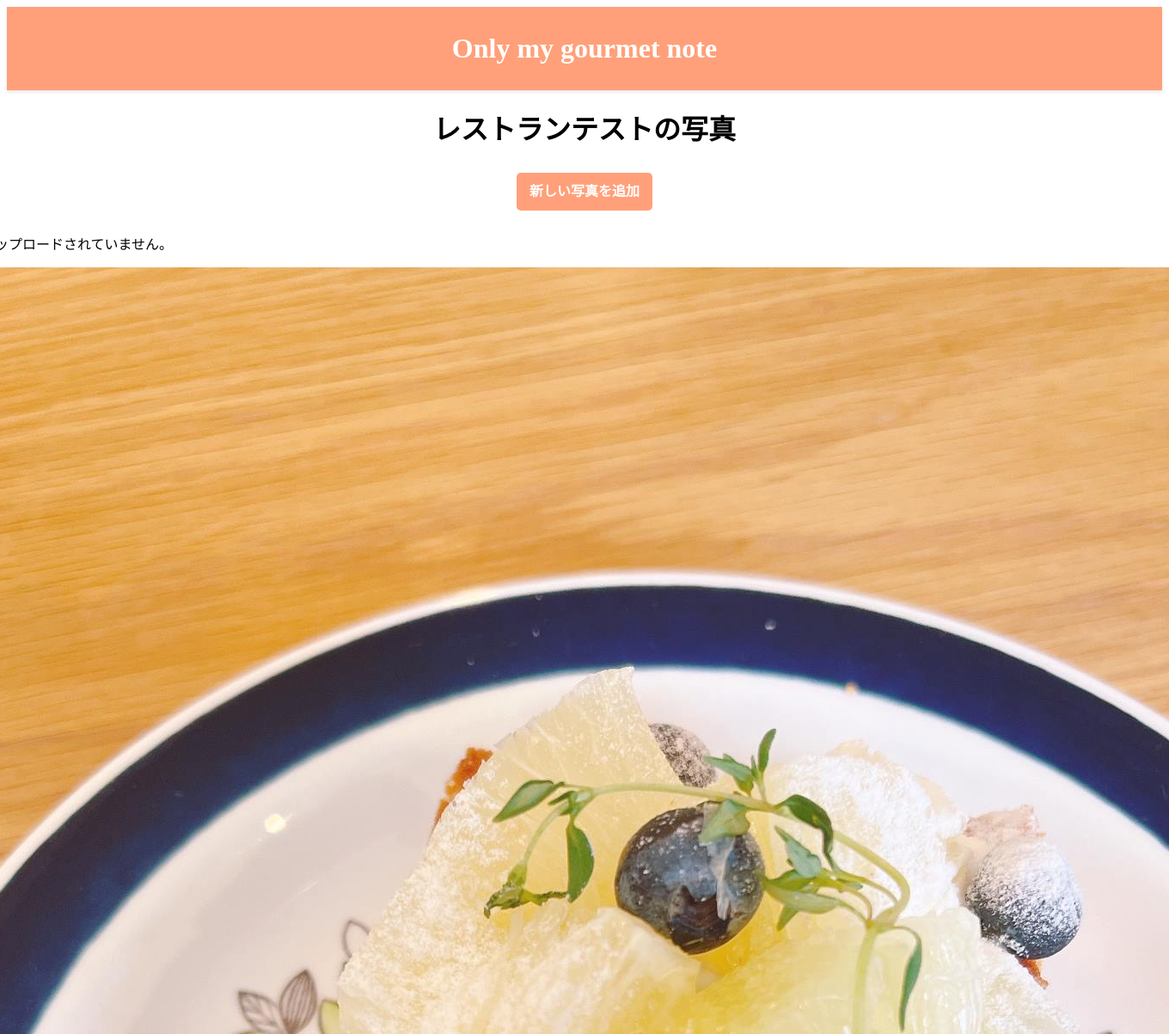
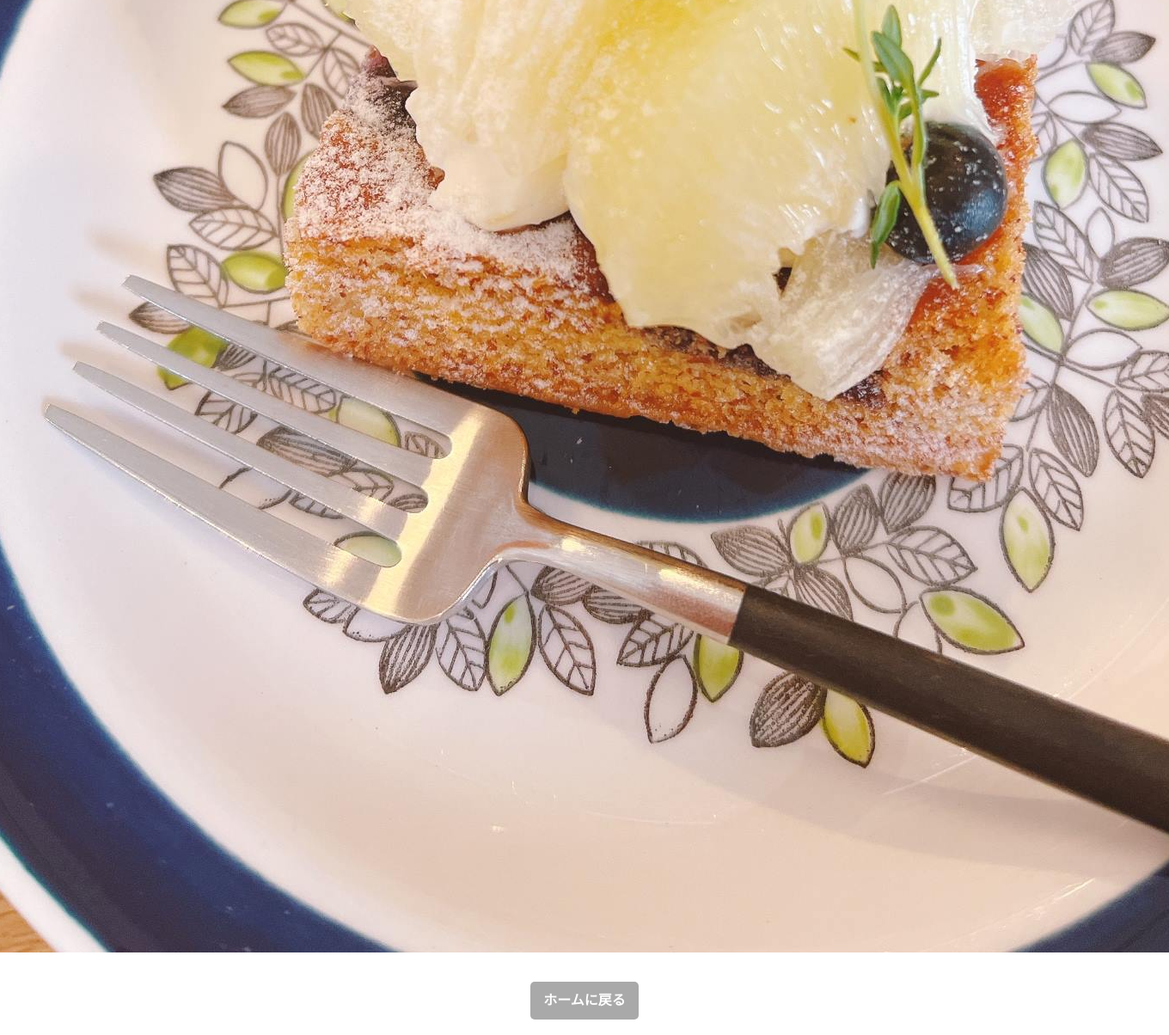
Screenshot of /restaurant/37/photos/ with the database file from the repository (2 pictures, top to bottom).
### account/models.py (models this page shows, shortened)
class Restaurant(models.Model):
    name = models.CharField(max_length=100, verbose_name='店名')
    phone_number = models.CharField(max_length=15, blank=True, null=True, verbose_name='電話番号')
    location = models.CharField(max_length=100, blank=True, null=True, verbose_name='場所')
    genre = models.CharField(max_length=50, blank=True, null=True, verbose_name='ジャンル')
    category = models.CharField(max_length=50, default='未指定', verbose_name='カテゴリー')  # デフォルト値を '未指定' に設定
    price_range = models.CharField(max_length=50, blank=True, null=True, verbose_name='価格帯')
    google_maps = models.TextField(blank=True, null=True)
    photo = models.ImageField(upload_to='restaurant_photos/', blank=True, null=True)
    url = models.URLField(max_length=200, blank=True, null=True)
    created_at = models.DateTimeField(default=timezone.now)
    updated_at = models.DateTimeField(auto_now=True)
    pass

class Photo(models.Model):
    restaurant = models.ForeignKey(Restaurant, related_name='photos', on_delete=models.CASCADE)
    image = models.ImageField(upload_to='restaurant_photos')

### account/views.py (the view)
# urls.py: path('restaurant/<int:restaurant_id>/photos/', views.restaurant_photos, name='restaurant_photos'),
def restaurant_photos(request, restaurant_id):
    restaurant = get_object_or_404(Restaurant, id=restaurant_id)
    photos = restaurant.photos.all()
    if request.method == 'POST':
        form = PhotoForm(request.POST, request.FILES)
        if form.is_valid():
            photo = form.save(commit=False)
            photo.restaurant = restaurant
            photo.save()
            return redirect('restaurant_photos', restaurant_id=restaurant_id)
    else:
        form = PhotoForm()
    return render(request, 'account/restaurant_photos.html', {'restaurant': restaurant, 'photos': photos, 'form': form})

### account/templates/account/restaurant_photos.html (shortened to what this page needs)
{% extends 'account/base.html' %}
{% block content %}
<div class="container">
    <h1>{{ restaurant.name }}の写真</h1>
    <a href="{% url 'account:add_photo' restaurant.id %}" class="btn btn-primary">新しい写真を追加</a>
    <div class="photos">
        {% for photo in restaurant.photos.all %}
        <div class="photo">
            {% if photo.image %}
                <img src="{{ photo.image.url }}" alt="レストランの写真">
            {% else %}
                <p>画像がアップロードされていません。</p>
            {% endif %}
        </div>
    {% empty %}
        <p>写真はまだありません。</p>
    {% endfor %}
    <div class="centered-button-container">
    <a href="{% url 'account:home' %}" class="btn btn-home">ホームに戻る</a>
</div>
{% endblock %}

### account/static/account/style.css (style rules this page uses)
body, html { background-color: white; color: black; }
.btn { padding: .5rem 1rem; font-size: 1rem; color: #fff; background-color: #007bff; border: none; border-radius: .25rem; cursor: pointer; line-height: 1.5; text-align: center; }
.btn, .btn-primary, .btn-secondary, .btn-danger { padding: 10px 20px; border-radius: 5px; text-decoration: none; display: inline-block; transition: background-color 0.3s ease; }
.btn-primary { background-color: #4CAF50; color: white; }
.container { width: 100%; display: flex; justify-content: center; align-items: center; flex-direction: column; }
a { color: SaddleBrown; text-decoration: none; }
.btn, .btn-back, .btn-home { background-color: #FFA07A; color: white; padding: 10px 20px; border: none; border-radius: 5px; text-transform: uppercase; font-weight: bold; cursor: pointer; display: inline-block; text-align: center; margin: 10px 0; width: auto; transition: background-color 0.3s; }
h1, .main-title { text-align: center; margin-top: 20px; margin-bottom: 20px; }
.btn-home { background-color: darkgray; color: white; padding: 10px 20px; border-radius: 5px; text-decoration: none; display: block; transition: background-color 0.3s; cursor: pointer; }
.btn { padding: 10px 15px; border: none; border-radius: 5px; cursor: pointer; transition: all 0.3s ease; font-weight: bold; }
.centered-button-container { display: flex; justify-content: center; margin-top: 20px; }

### rows the page displays
Restaurant: name "レストランテスト"
Photo: image "画像がアップロードされていません。"
Photo: image (picture)
